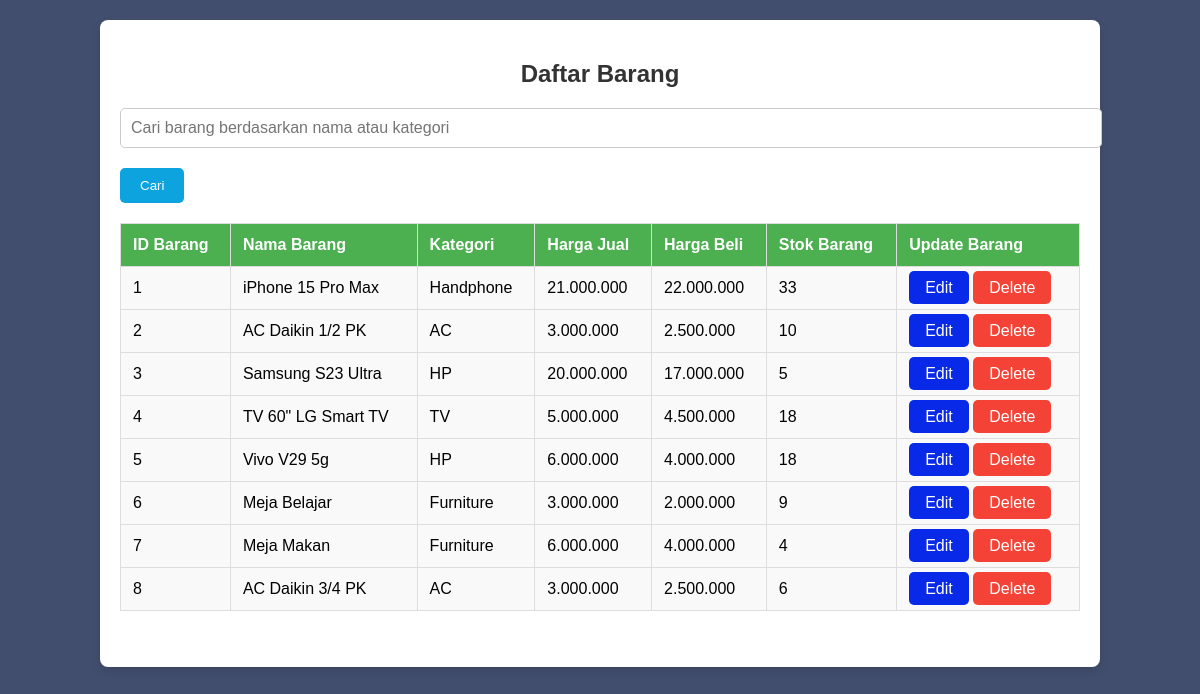
The page / on the database its author committed.
### tables this page shows
CREATE TABLE `barang` (
  `id_barang` int(11) NOT NULL,
  `nama_barang` varchar(255) DEFAULT NULL,
  `kategori` varchar(255) DEFAULT NULL,
  `harga_jual` decimal(10,2) DEFAULT NULL,
  `harga_beli` decimal(10,2) DEFAULT NULL,
  `stok_barang` int(11) DEFAULT NULL
);

### index.php (the view, shortened to what this page needs)
<?php
$koneksi = mysqli_connect("localhost", "root", "", "web");
$search_query = '';
$query = "SELECT * FROM barang $search_query";
$result = mysqli_query($koneksi, $query);
if (mysqli_num_rows($result) > 0) {
    echo "<!DOCTYPE html>
    <html lang='en'>
    <head>
    </head>
    <body>
        <div class='container'>
            <h2>Daftar Barang</h2>
            <form method='POST'>
                <input type='text' name='search_term' class='search-bar' placeholder='Cari barang berdasarkan nama atau kategori'>
                <input type='submit' name='search' value='Cari' class='search-button'>
            </form>
            <table>
                <tr>
                    <th>ID Barang</th>
                    <th>Nama Barang</th>
                    <th>Kategori</th>
                    <th>Harga Jual</th>
                    <th>Harga Beli</th>
                    <th>Stok Barang</th>
                    <th>Update Barang</th>
                </tr>";
    while ($row = mysqli_fetch_assoc($result)) {
        echo "<tr>
                <td>" . $row['id_barang'] . "</td>
                <td>" . $row['nama_barang'] . "</td>
                <td>" . $row['kategori'] . "</td>
                <td>" . number_format($row['harga_jual'], 0, ',', '.') . "</td>
                <td>" . number_format($row['harga_beli'], 0, ',', '.') . "</td>
                <td>" . $row['stok_barang'] . "</td>
                <td>
                    <a href='edit_barang.php?id=" . $row['id_barang'] . "' class='button'>Edit</a>
                    <a href='delete_barang.php?id=" . $row['id_barang'] . "' class='button-delete' onclick='return confirm(\"Apakah Anda yakin ingin menghapus barang ini?\")'>Delete</a>
                </td>
              </tr>";
    }
    echo "</table><br><br>";
    echo "</div>
    </body>
    </html>";
} else {
    echo "Tidak ada data barang.";
}
?>

### index.php (style rules this page uses)
body { font-family: Arial, sans-serif; background-color:rgb(66, 78, 110); margin: 0; padding: 0; }
.container { width: 80%; margin: 20px auto; background-color: #fff; padding: 20px; border-radius: 8px; box-shadow: 0 4px 8px rgba(0, 0, 0, 0.1); }
h2 { text-align: center; color: #333; }
table { width: 100%; border-collapse: collapse; margin-top: 20px; }
th, td { padding: 12px; text-align: left; border: 1px solid #ddd; }
th { background-color: #4CAF50; color: white; }
td { background-color: #f9f9f9; }
.button { padding: 8px 16px; text-decoration: none; color: white; background-color:rgb(8, 41, 231); border-radius: 5px; text-align: center; }
.button-delete { background-color: #f44336; text-decoration: none; padding: 8px 16px; border-radius: 5px; color: white; }
.search-bar { width: 100%; padding: 10px; margin-bottom: 20px; border-radius: 5px; border: 1px solid #ccc; font-size: 16px; }
.search-button { padding: 10px 20px; background-color:rgb(13, 163, 223); color: white; border: none; border-radius: 5px; cursor: pointer; }

### rows shown on the page
barang: id_barang "1", nama_barang "iPhone 15 Pro Max", kategori "Handphone", harga_jual "21.000.000", harga_beli "22.000.000", stok_barang "33"
barang: id_barang "2", nama_barang "AC Daikin 1/2 PK", kategori "AC", harga_jual "3.000.000", harga_beli "2.500.000", stok_barang "10"
barang: id_barang "3", nama_barang "Samsung S23 Ultra", kategori "HP", harga_jual "20.000.000", harga_beli "17.000.000", stok_barang "5"
barang: id_barang "4", nama_barang "TV 60\" LG Smart TV", kategori "TV", harga_jual "5.000.000", harga_beli "4.500.000", stok_barang "18"
barang: id_barang "5", nama_barang "Vivo V29 5g", kategori "HP", harga_jual "6.000.000", harga_beli "4.000.000", stok_barang "18"
barang: id_barang "6", nama_barang "Meja Belajar", kategori "Furniture", harga_jual "3.000.000", harga_beli "2.000.000", stok_barang "9"
barang: id_barang "7", nama_barang "Meja Makan", kategori "Furniture", harga_jual "6.000.000", harga_beli "4.000.000", stok_barang "4"
barang: id_barang "8", nama_barang "AC Daikin 3/4 PK", kategori "AC", harga_jual "3.000.000", harga_beli "2.500.000", stok_barang "6"
